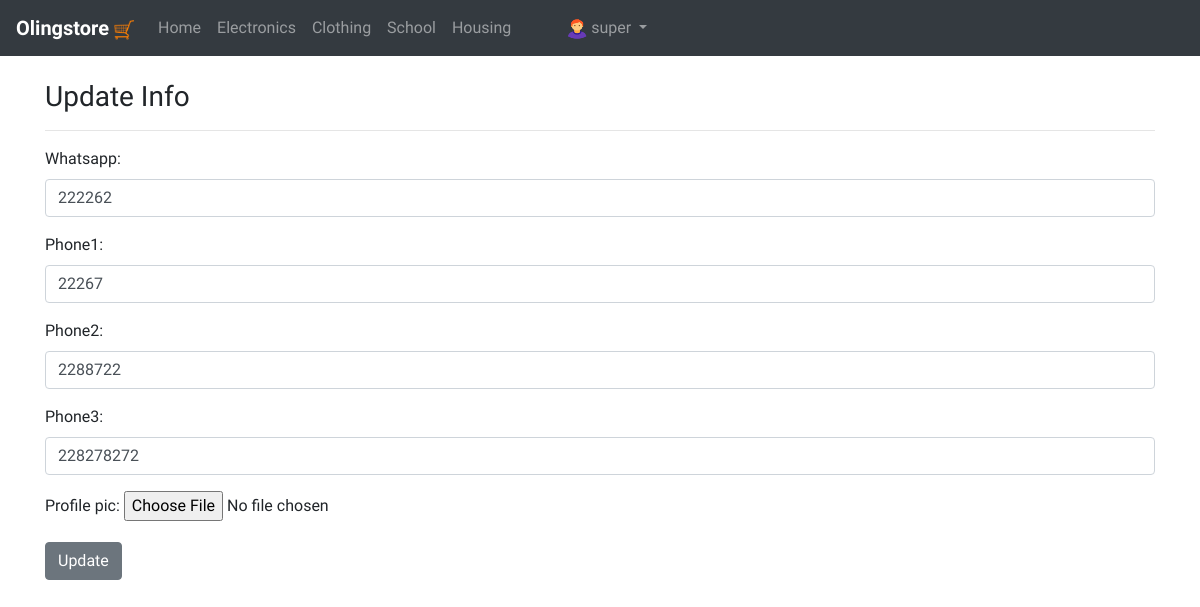
The app's page /Edit_profile/4/ (signed in) with its own data.
### myaccount/models.py (models this page shows, shortened)
class Profile(models.Model):
    user=models.OneToOneField(User,on_delete=models.CASCADE)
    whatsapp=models.CharField(max_length=255)
    phone1=models.CharField(max_length=255)
    phone2=models.CharField(max_length=255)
    phone3=models.CharField(max_length=255)
    profile_pic=models.ImageField(blank=True,null=True,upload_to='profile',default='static/images/avatar.png')

### myaccount/views.py (the view)
# urls.py: path('Edit_profile/<int:pk>/',views.UpdateProfileIfo.as_view(),name='editprofile'),
class UpdateProfileIfo(generic.UpdateView):
    model=Profile
    form_class=CreateProfileForm
    template_name='myaccount/edit_profile.html'
    success_url=reverse_lazy('myaccount')

### myaccount/forms.py
class CreateProfileForm(forms.ModelForm):
    class Meta:
        model=Profile
        fields=("user","whatsapp","phone1","phone2","phone3","profile_pic")
        widgets = {
             "user":forms.TextInput(attrs={'class':'form-control','id':'user','type':'hidden'}),
             "whatsapp":forms.TextInput(attrs={'class':'form-control'}),
             "phone1":forms.TextInput(attrs={'class':'form-control'}),
             "phone2":forms.TextInput(attrs={'class':'form-control'}),
             "phone3":forms.TextInput(attrs={'class':'form-control'}),
             "profile_pic":forms.FileInput(attrs={'class':'file-control'}),
         }

### myaccount/templates/myaccount/edit_profile.html (shortened to what this page needs)
{% extends 'baseapp/main.html' %}
{% block content %}
<br>
<div class="container " style="margin-bottom: 40px;">
        <div class="form-group">
            <form action="" class="form" method="POST" enctype="multipart/form-data">
                <h3>Update Info</h3>
                <hr>
                {{form.as_p}}
                <input type="submit" class="btn btn-secondary" value="Update">
            </form>
        </div>
</div>
{%endblock%}

### baseapp/templates/baseapp/navbar.html (shortened to what this page needs)
{% load static %}
<nav class="navbar navbar-expand-md bg-dark navbar-dark sticky-top">
    <a class="navbar-brand nvbrn" href="{% url 'home' %}"><strong>Olingstore <img src="{% static 'images/trowly.png' %}" alt="" width="20px" height="20px"></strong></a>
    <div class="collapse navbar-collapse" id="collapsibleNavbar">
      <ul class="navbar-nav">
        <li class="nav-item">
          <a class="nav-link" href="{% url 'home' %}">Home</a>
        </li>
        <li class="nav-item">
          <a class="nav-link" href="{% url 'electronic' %}">Electronics</a>
        </li>
        <li class="nav-item">
          <a class="nav-link" href="{% url 'clothing' %}">Clothing</a>
        </li>
        <li class="nav-item">
          <a class="nav-link" href="{% url 'school' %}">School</a>
        </li>
        <li class="nav-item">
          <a class="nav-link" href="{% url 'housing' %}">Housing </a>
        </li>
          {% if user.is_authenticated %}
          <li class="nav-item dropdown" style="margin-left: 40px;">
            <a class="nav-link dropdown-toggle" href="{% url 'myaccount' %}" id="navbardrop" data-toggle="dropdown">
              <img src="{% static 'images/user.png' %}" alt="" width="20px" height="20px">
            {{user.username}}
            </a>
          </li>
          {% else %}
          <li class="nav-item" style="margin-left: 40px;">
            <a class="nav-link" href="{% url 'login' %}">Login</a>
          </li>
          {% endif %}
      </ul>
    </div>
  </nav>

### static/css/styles.css (style rules this page uses)
* { margin: 0; padding: 0; font-family: 'Rajdhani', sans-serif; font-family: 'Spartan', sans-serif; }
.nvbrn { font-family: cursive; }
body { scroll-behavior: smooth; }

### records on screen
Profile: whatsapp "222262", phone1 "22267", phone2 "2288722", phone3 "228278272"

### other values on screen
{{ user.username }} "super"
